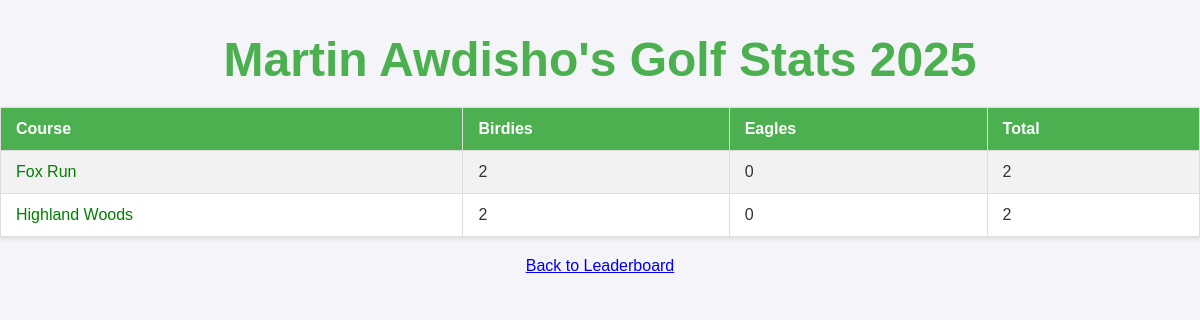
The app's page /player/1/records with its own data.
### models.py (models this page shows, shortened)
class Player(db.Model):
    id = db.Column(db.Integer, primary_key=True)
    name = db.Column(db.String(100), nullable=False)
    has_trophy = db.Column(db.Boolean, default=False)
    permanent_emojis = db.Column(db.String(100), default='')
    birdies = db.relationship('Birdie', backref='player', lazy=True)

class Course(db.Model):
    id = db.Column(db.Integer, primary_key=True)
    name = db.Column(db.String(100), nullable=False)

### routes.py (the view)
@bp.route("/player/<int:player_id>/records")
def player_birdie_records(player_id):
    player = Player.query.get_or_404(player_id)
    current_year = datetime.now().year
    records = db.session.query(
        Course.name.label('course_name'),
        func.count(case((Birdie.is_eagle == False, 1),)).label('birdie_count'),
        func.count(case((Birdie.is_eagle == True, 1),)).label('eagle_count'),
        func.count().label('total')
    ).join(
        Birdie, Birdie.course_id == Course.id
    ).filter(
        Birdie.player_id == player_id,
        Birdie.year == current_year
    ).group_by(
        Course.name
    ).all()
    return render_template(
        "player_birdie_records.html",
        player=player,
        records=records,
        year=current_year
    )

### templates/player_birdie_records.html (shortened to what this page needs)
<!DOCTYPE html>
<html lang="en">
<head>
    <link rel="stylesheet" href="{{ url_for('static', filename='styles.css') }}">
</head>
<body>
    <div class="container">
        <h1>{{ player.name }}'s Golf Stats {{ year }}</h1>
        <table>
            <tr>
                <th>Course</th>
                <th>Birdies</th>
                <th>Eagles</th>
                <th>Total</th>
            </tr>
            {% for record in records %}
            <tr>
                <td style="color: green;">{{ record.course_name }}</td>
                <td>{{ record.birdie_count }}</td>
                <td>{{ record.eagle_count }}</td>
                <td>{{ record.total }}</td>
            </tr>
            {% endfor %}
        </table>
        <div class="button-container">
            <a href="{{ url_for('main.leaderboard') }}" class="back-button">Back to Leaderboard</a>
        </div>
    </div>
</body>
</html>

### static/styles.css (style rules this page uses)
body { margin: 0; padding: 0; font-family: 'Arial', sans-serif; background-color: #f4f4f9; color: #333; font-family: Arial, sans-serif; }
h1 { font-size: 3em; margin-bottom: 20px; color: #4CAF50; text-align: center; }
.button-container { text-align: center; margin-top: 20px; }
table { width: 100%; border-collapse: collapse; margin: 20px 0; background-color: #fff; box-shadow: 0 2px 4px rgba(0, 0, 0, 0.1); }
th { background-color: #4CAF50; color: white; padding: 12px; text-align: left; font-weight: bold; }
td { padding: 12px; border-bottom: 1px solid #ddd; }
tr:nth-child(even) { background-color: #f2f2f2; }
tr:nth-child(odd) { background-color: #ffffff; }
td, th { padding: 12px 15px; }
table, th, td { border: 1px solid #ddd; }

### records on screen
Player: name "Martin Awdisho"
Course: course_name "Fox Run", birdie_count "2", eagle_count "0", total "2"
Course: course_name "Highland Woods", birdie_count "2", eagle_count "0", total "2"
